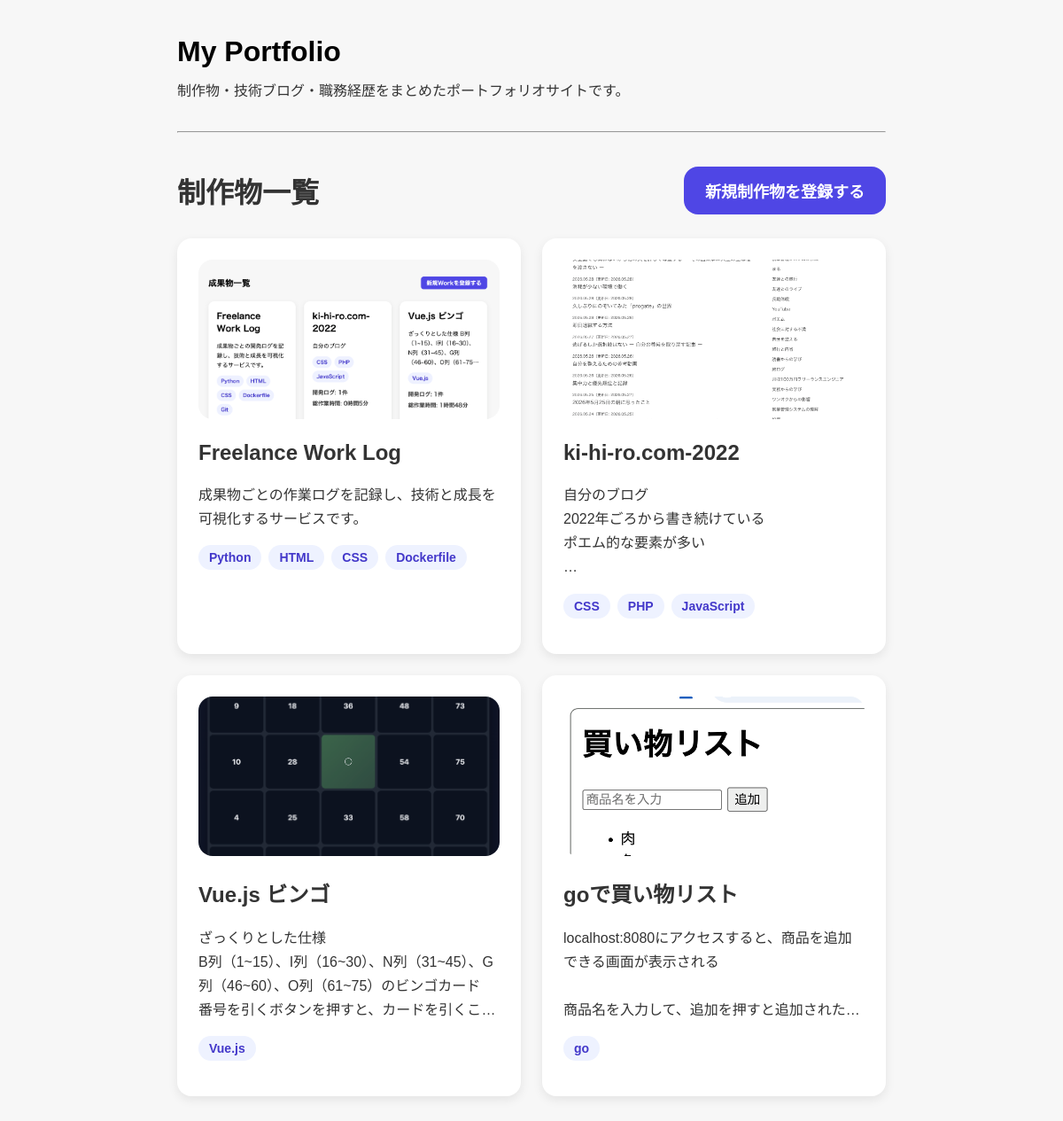
The page / on the database its author committed.
### app/models.py (models this page shows)
class Work(Base):
    __tablename__ = "works"
    id = Column(Integer, primary_key=True, index=True)
    title = Column(String, nullable=False)
    description = Column(Text, nullable=False)
    github_url = Column(String)
    app_url = Column(String)
    tech_stack = Column(String)
    posts = relationship(
        "Post",
        back_populates="work"
    )
    image_url = Column(String)
    created_at = Column(DateTime, default=datetime.now)

### app/routers/works.py (the view)
@router.get("/")
def works_page(request: Request, db: Session = Depends(get_db)):
    works = db.query(models.Work).all()
    for work in works:
        posts = (
            db.query(models.Post)
            .filter(models.Post.work_id == work.id)
            .all()
        )
        work.post_count = len(posts)
        total_minutes = sum(
            post.work_time_minutes
            for post in posts
        )
        work.total_minutes = total_minutes
        work.total_hours = total_minutes // 60
        work.remaining_minutes = total_minutes % 60
    return templates.TemplateResponse(
        request,
        "works.html",
        {"works": works}
    )

### app/templates/works.html
{% extends "base.html" %}
{% block content %}
<div class="section-header">
  <h2 class="section-title">
    制作物一覧
  </h2>
  <nav>
    <a href="/works-page/new">
      新規制作物を登録する
    </a>
  </nav>
</div>
<div class="work-grid">
  {% for work in works %}
    <a
      href="/works-page/{{ work.id }}"
      class="work-card"
    >
      {% if work.image_url %}
        <img
          src="{{ work.image_url }}"
          class="work-thumbnail"
        >
      {% endif %}
      <h2>
        {{ work.title }}
      </h2>
      <p class="work-description">{{ work.description }}</p>
      <div class="tech-tags">
        {% for tech in work.tech_stack.split(",") %}
          <span class="tech-tag">
            {{ tech.strip() }}
          </span>
        {% endfor %}
      </div>
    </a>
  {% endfor %}
</div>
{% endblock %}

### app/templates/base.html (shortened to what this page needs)
<!DOCTYPE html>
<html lang="ja">
<head>
  <link rel="stylesheet" href="/static/style.css">
</head>
<body>
  <header class="site-header">
    <h1 class="site-title">
      <a href="/">My Portfolio</a>
    </h1>
    <p class="site-description">
      制作物・技術ブログ・職務経歴をまとめたポートフォリオサイトです。
    </p>
    <hr>
  </header>
  <main>
    {% block content %}
    {% endblock %}
  </main>
</body>
</html>

### app/static/style.css (style rules this page uses)
:root { --color-bg: #f7f7f7; --color-surface: #ffffff; --color-text: #333333; --color-muted: #555555; --color-subtle: #6b7280; --color-border: #dddddd; --color-primary: #4f46e5; --color-primary-dark: #4338ca; --color-primary-light: #eef2ff; --color-danger: #ef4444; --color-danger-light: #fee2e2; --radius-sm: 8px; --radius-md: 12px; --radius-lg: 16px; --radius-xl: 20px; --radius-2xl: 24px; --radius-pill: 999px; --shadow-sm: 0 4px 12px rgba(0, 0, 0, 0.08); --shadow-md: 0 8px 24px rgba(0, 0, 0, 0.06); --shadow-lg: 0 16px 40px rgba(0, 0, 0, 0.06); }
body { max-width: 800px; margin: 40px auto; padding: 0 20px; background: var(--color-bg); color: var(--color-text); font-family: sans-serif; }
h1 { color: #000; }
a { color: inherit; }
.site-title { margin-bottom: 0; }
.site-title a { color: inherit; text-decoration: none; }
.site-description { margin-top: 12px; margin-bottom: 35px; }
.section-title { margin-top: 30px; margin-bottom: 16px; font-size: 2rem; font-weight: 700; }
.section-header { display: flex; justify-content: space-between; align-items: center; margin-top: 38px; margin-bottom: 27px; }
.section-header h2 { margin: 0; }
.primary-button, .section-header nav a { display: inline-flex; align-items: center; justify-content: center; padding: 14px 24px; border: none; border-radius: var(--radius-md); background: var(--color-primary); color: #fff; font-size: 16px; font-weight: 700; text-decoration: none; cursor: pointer; }
.section-header nav a { border-radius: var(--radius-lg); font-size: 18px; }
.work-card, .post-card, .log-card, .timeline-card, .detail-card, .work-hero { background: var(--color-surface); box-shadow: var(--shadow-sm); }
.work-card, .post-card, .log-card { border-radius: var(--radius-lg); }
.work-card { min-height: 399px; padding: 24px; color: inherit; text-decoration: none; transition: all 0.2s ease; }
.work-card h2 { margin-top: 0; font-size: 24px; }
.work-card p { line-height: 1.7; }
.work-grid { display: grid; grid-template-columns: repeat(2, 1fr); gap: 24px; }
.work-thumbnail { width: 100%; height: 180px; margin-bottom: 20px; border-radius: var(--radius-lg); object-fit: cover; }
.work-description { display: -webkit-box; overflow: hidden; -webkit-line-clamp: 4; -webkit-box-orient: vertical; white-space: pre-line; line-height: 1.8; }
.tech-tags { display: flex; flex-wrap: wrap; gap: 8px; margin: 16px 0; }
.tech-tag { padding: 6px 12px; border-radius: var(--radius-pill); background: var(--color-primary-light); color: var(--color-primary-dark); font-size: 14px; font-weight: 600; }

### rows shown on the page
Work: image_url (picture), title "Freelance Work Log", description "成果物ごとの作業ログを記録し、技術と成長を可視化するサービスです。", strip "Python" "HTML" "CSS" "Dockerfile"
Work: image_url (picture), title "ki-hi-ro.com-2022", description "自分のブログ 2022年ごろから書き続けている…", strip "CSS" "PHP" "JavaScript"
Work: image_url (picture), title "Vue.js ビンゴ", description "ざっくりとした仕様…", strip "Vue.js"
Work: image_url (picture), title "goで買い物リスト", strip "go"
